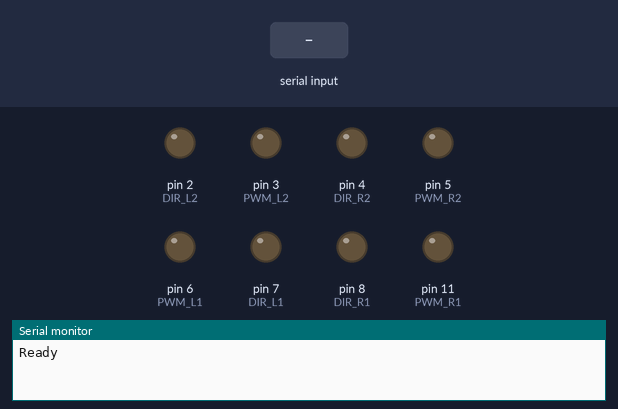
The sketch below on a simulated Arduino Uno, built with avr-gcc and run on an emulated ATmega328P. Parts: output pins drawn as LEDs (lit = HIGH), the last lines printed to the serial monitor. Inputs (shaded band) come from the test bench.

Above: at 1.2 s.
1.3 s: "w" received over Serial
At 1.7 s:
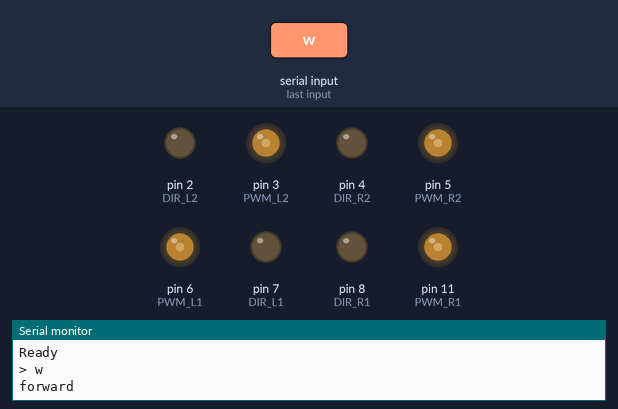
2.8 s: "s" received over Serial
At 4.0 s:
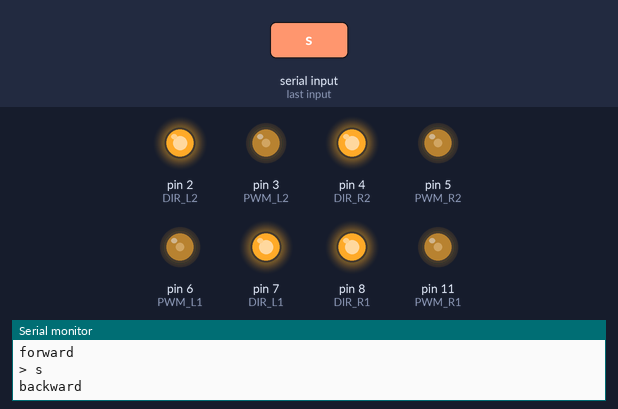
4.3 s: "a" received over Serial
At 5.2 s:
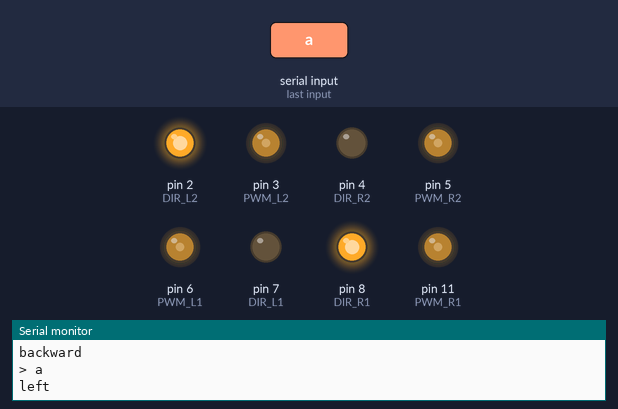
5.8 s: "d" received over Serial
At 6.3 s:
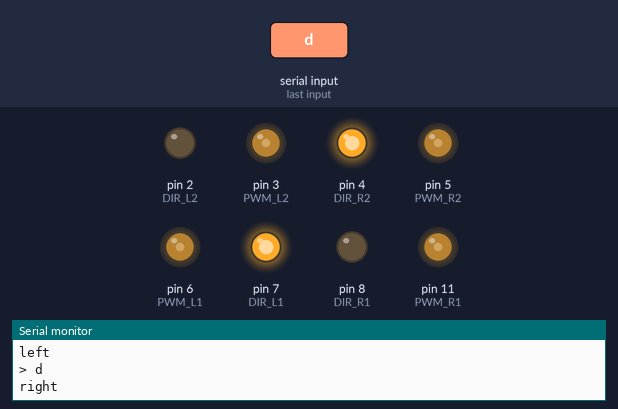
7.3 s: "q" received over Serial
At 8.5 s:
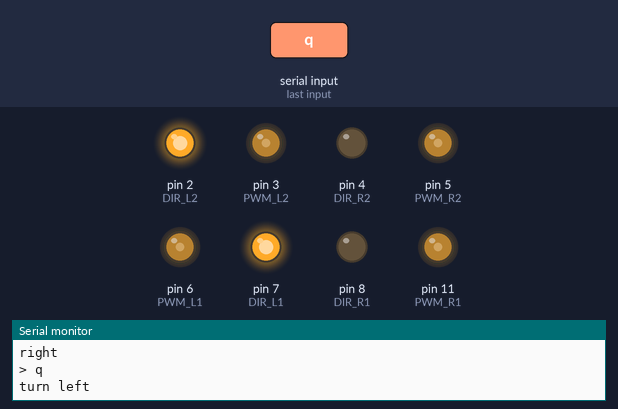
8.8 s: "e" received over Serial
At 9.8 s:
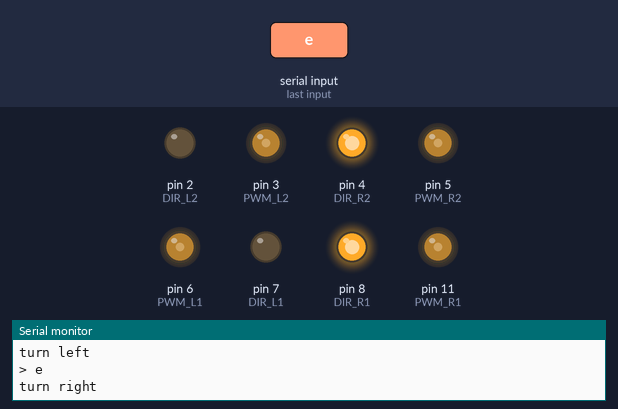
Timing chart, 0 to 11.3 s (numbered marks = the images above; inputs shaded):
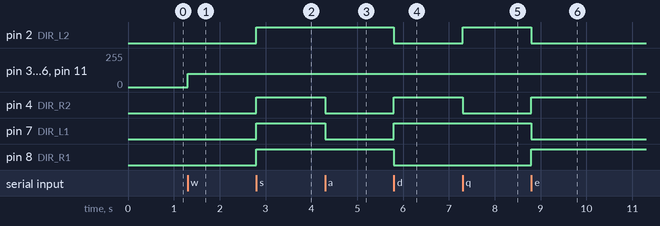

The sketch:

ex02_serial_control.ino
```cpp
//
//  馬達腳位定義
//
const int PWM_R1 = 11;  // 右前輪速度控制腳位
const int PWM_L1 = 6;   // 左前輪速度控制腳位
const int PWM_R2 = 5;   // 右後輪速度控制腳位
const int PWM_L2 = 3;   // 左後輪速度控制腳位

const int DIR_R1 = 8;   // 右前輪旋轉方向控制腳位
const int DIR_L1 = 7;   // 右前輪旋轉方向控制腳位
const int DIR_R2 = 4;   // 右前輪旋轉方向控制腳位
const int DIR_L2 = 2;   // 右前輪旋轉方向控制腳位

int PWM_SPEED = 100;    // 速度值 (0 ~ 255)

void setup() {
  pinMode(PWM_R1, OUTPUT);
  pinMode(PWM_L1, OUTPUT);
  pinMode(PWM_R2, OUTPUT);
  pinMode(PWM_L2, OUTPUT);

  pinMode(DIR_R1, OUTPUT);
  pinMode(DIR_L1, OUTPUT);
  pinMode(DIR_R2, OUTPUT);
  pinMode(DIR_L2, OUTPUT);


  Serial.begin(9600);
  Serial.println("Ready");
}

void loop() {
  if (Serial.available()>0)
  {
    char data = Serial.read();
    Serial.print("> ");
    Serial.println(data);

    switch (data)
    {
      case 'w':
        Serial.println("forward");
        run();
        break;
      case 's':
        Serial.println("backward");
        back();
        break;
      case 'a':
        Serial.println("left");
        left();
        break;
      case 'd':
        Serial.println("right");
        right();
        break;
      case 'q':
        Serial.println("turn left");
        spin_left();
        break;
      case 'e':
        Serial.println("turn right");
        spin_right();
        break;
      case 'b':
        Serial.println("brake");
        brake();
        break;
    }
  }
}

void run()
{
  digitalWrite(DIR_R1, LOW);
  analogWrite(PWM_R1, PWM_SPEED);
  digitalWrite(DIR_L1, LOW);
  analogWrite(PWM_L1, PWM_SPEED);
  digitalWrite(DIR_R2, LOW);
  analogWrite(PWM_R2, PWM_SPEED);
  digitalWrite(DIR_L2, LOW);
  analogWrite(PWM_L2, PWM_SPEED);
}

void back()
{

  digitalWrite(DIR_R1, HIGH);
  analogWrite(PWM_R1, PWM_SPEED);
  digitalWrite(DIR_L1, HIGH);
  analogWrite(PWM_L1, PWM_SPEED);
  digitalWrite(DIR_R2, HIGH);
  analogWrite(PWM_R2, PWM_SPEED);
  digitalWrite(DIR_L2, HIGH);
  analogWrite(PWM_L2, PWM_SPEED);
}

void brake()
{

  digitalWrite(DIR_R1, LOW);
  analogWrite(PWM_R1, 0);
  digitalWrite(DIR_L1, LOW);
  analogWrite(PWM_L1, 0);
  digitalWrite(DIR_R2, LOW);
  analogWrite(PWM_R2, 0);
  digitalWrite(DIR_L2, LOW);
  analogWrite(PWM_L2, 0);
}

void left()
{
  digitalWrite(DIR_R1, HIGH);
  analogWrite(PWM_R1, PWM_SPEED);
  digitalWrite(DIR_L1, LOW);
  analogWrite(PWM_L1, PWM_SPEED);
  digitalWrite(DIR_R2, LOW);
  analogWrite(PWM_R2, PWM_SPEED);
  digitalWrite(DIR_L2, HIGH);
  analogWrite(PWM_L2, PWM_SPEED);
}

void right()
{
  digitalWrite(DIR_R1, LOW);
  analogWrite(PWM_R1, PWM_SPEED);
  digitalWrite(DIR_L1, HIGH);
  analogWrite(PWM_L1, PWM_SPEED);
  digitalWrite(DIR_R2, HIGH);
  analogWrite(PWM_R2, PWM_SPEED);
  digitalWrite(DIR_L2, LOW);
  analogWrite(PWM_L2, PWM_SPEED);
}

void spin_right()
{
  digitalWrite(DIR_R1, HIGH);
  analogWrite(PWM_R1, PWM_SPEED);
  digitalWrite(DIR_L1, LOW);
  analogWrite(PWM_L1, PWM_SPEED);
  digitalWrite(DIR_R2, HIGH);
  analogWrite(PWM_R2, PWM_SPEED);
  digitalWrite(DIR_L2, LOW);
  analogWrite(PWM_L2, PWM_SPEED);
}

void spin_left()
{
  digitalWrite(DIR_R1, LOW);
  analogWrite(PWM_R1, PWM_SPEED);
  digitalWrite(DIR_L1, HIGH);
  analogWrite(PWM_L1, PWM_SPEED);
  digitalWrite(DIR_R2, LOW);
  analogWrite(PWM_R2, PWM_SPEED);
  digitalWrite(DIR_L2, HIGH);
  analogWrite(PWM_L2, PWM_SPEED);
}
```

Measured:
- after the input at 1.3 s, pin 3 (PWM_L2), pin 5 (PWM_R2), pin 6 (PWM_L1), pin 11 (PWM_R1): 0/255 → 100/255 at once
- after the input at 2.8 s, pin 2 (DIR_L2), pin 4 (DIR_R2), pin 7 (DIR_L1), pin 8 (DIR_R1): LOW → HIGH at once
- after the input at 4.3 s, pin 4 (DIR_R2), pin 7 (DIR_L1): HIGH → LOW at once
- after the input at 5.8 s, pin 2 (DIR_L2), pin 8 (DIR_R1): HIGH → LOW at once; pin 4 (DIR_R2), pin 7 (DIR_L1): LOW → HIGH at once
- after the input at 7.3 s, pin 2 (DIR_L2): LOW → HIGH at once; pin 4 (DIR_R2): HIGH → LOW at once
- after the input at 8.8 s, pin 2 (DIR_L2), pin 7 (DIR_L1): HIGH → LOW at once; pin 4 (DIR_R2), pin 8 (DIR_R1): LOW → HIGH at once
